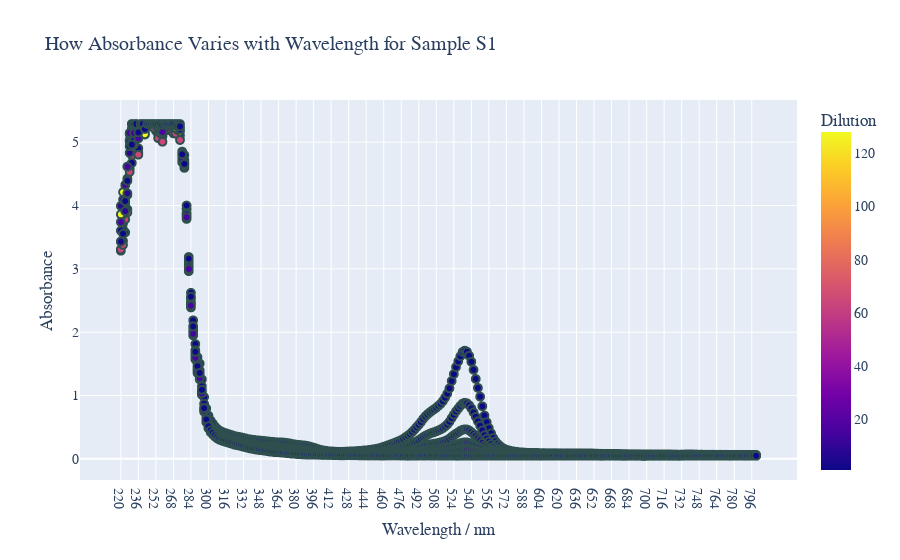

The notebook cell saved with this chart:
### Code cell
def plot_graph(sample, dilution)
    
    fig = px.scatter(cleaned_df, x="Wavelength", y="Mean Absorbance", title="How Absorbance Varies with Wavelength for Sample S1",
                     color="Dilution",
                     labels={
                        "Wavelength": "Wavelength / nm",
                        "Mean Absorbance": "Absorbance",
                        "species": "Species of Iris"
                      })
    fig.update_traces(marker=dict(size=8, line=dict(width=2, color='DarkSlateGrey')), selector=dict(mode='markers'))
    fig.update_layout(
            font=dict(
                family="Calibri",
                size=14,
                )
            )
    fig.show()

### Figure 1 — Plotly figure (JSON) as saved in the notebook; plotly's stock layout.template omitted (floating-point values rounded to 4 significant figures; data arrays with more than 128 entries replaced by an {"elided": "..."} marker saying what was removed)
{"data": [{"hovertemplate": "Wavelength / nm=%{x}<br>Absorbance=%{y}<br>Dilution=%{marker.color}<extra></extra>", "legendgroup": "", "marker": {"color": {"elided": "2619 int values"}, "coloraxis": "coloraxis", "line": {"color": "DarkSlateGrey", "width": 2}, "size": 8, "symbol": "circle"}, "mode": "markers", "name": "", "showlegend": false, "type": "scattergl", "x": {"elided": "2619 str values"}, "xaxis": "x", "y": {"elided": "2619 float values"}, "yaxis": "y"}], "layout": {"coloraxis": {"colorbar": {"title": {"text": "Dilution"}}, "colorscale": [[0, "#0d0887"], [0.1111, "#46039f"], [0.2222, "#7201a8"], [0.3333, "#9c179e"], [0.4444, "#bd3786"], [0.5556, "#d8576b"], [0.6667, "#ed7953"], [0.7778, "#fb9f3a"], [0.8889, "#fdca26"], [1, "#f0f921"]]}, "font": {"family": "Calibri", "size": 14}, "legend": {"tracegroupgap": 0}, "title": {"text": "How Absorbance Varies with Wavelength for Sample S1"}, "xaxis": {"anchor": "y", "domain": [0, 1], "title": {"text": "Wavelength / nm"}}, "yaxis": {"anchor": "x", "domain": [0, 1], "title": {"text": "Absorbance"}}}}
